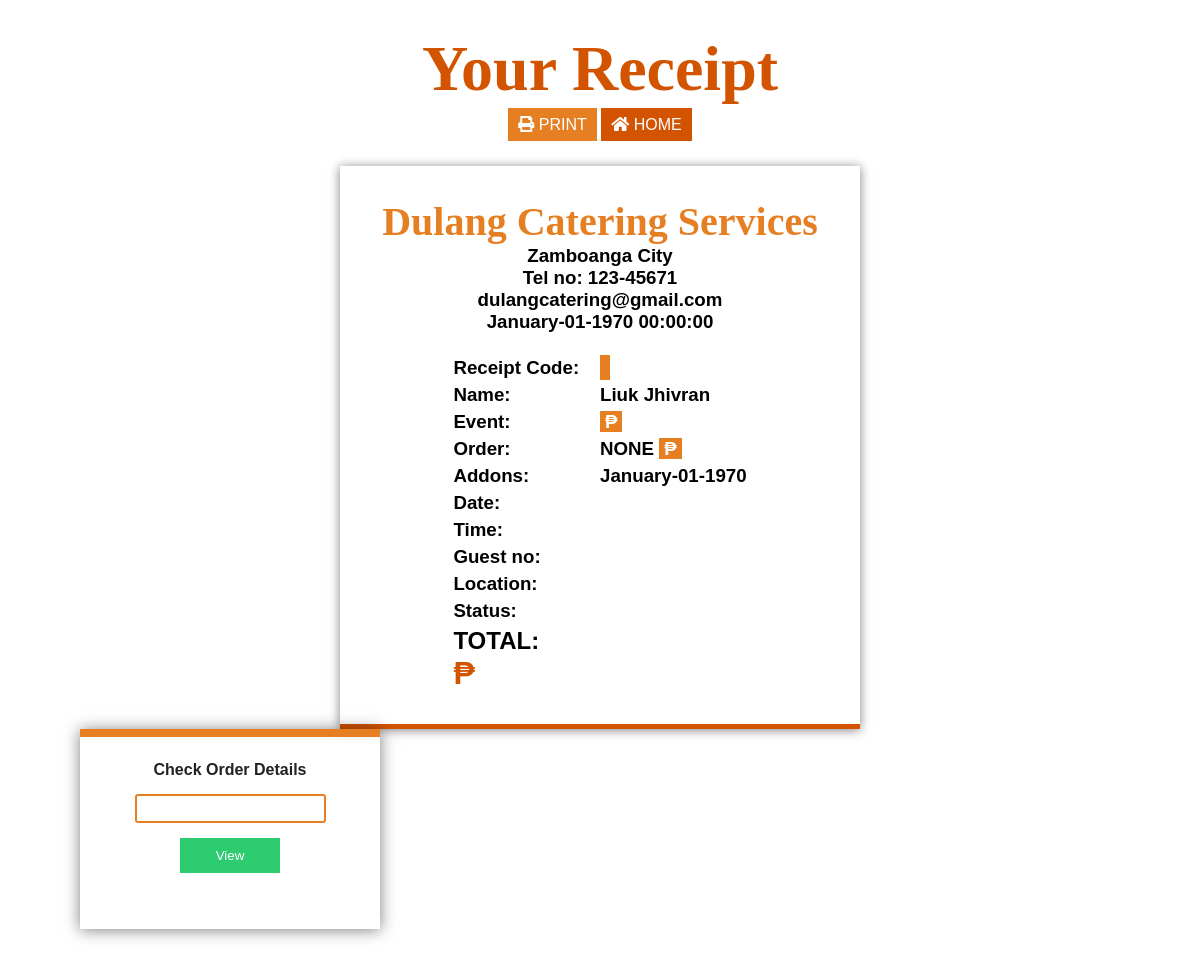
/dist/checkout.php?code=1081782 (signed in), run on an earlier commit of the app's database.
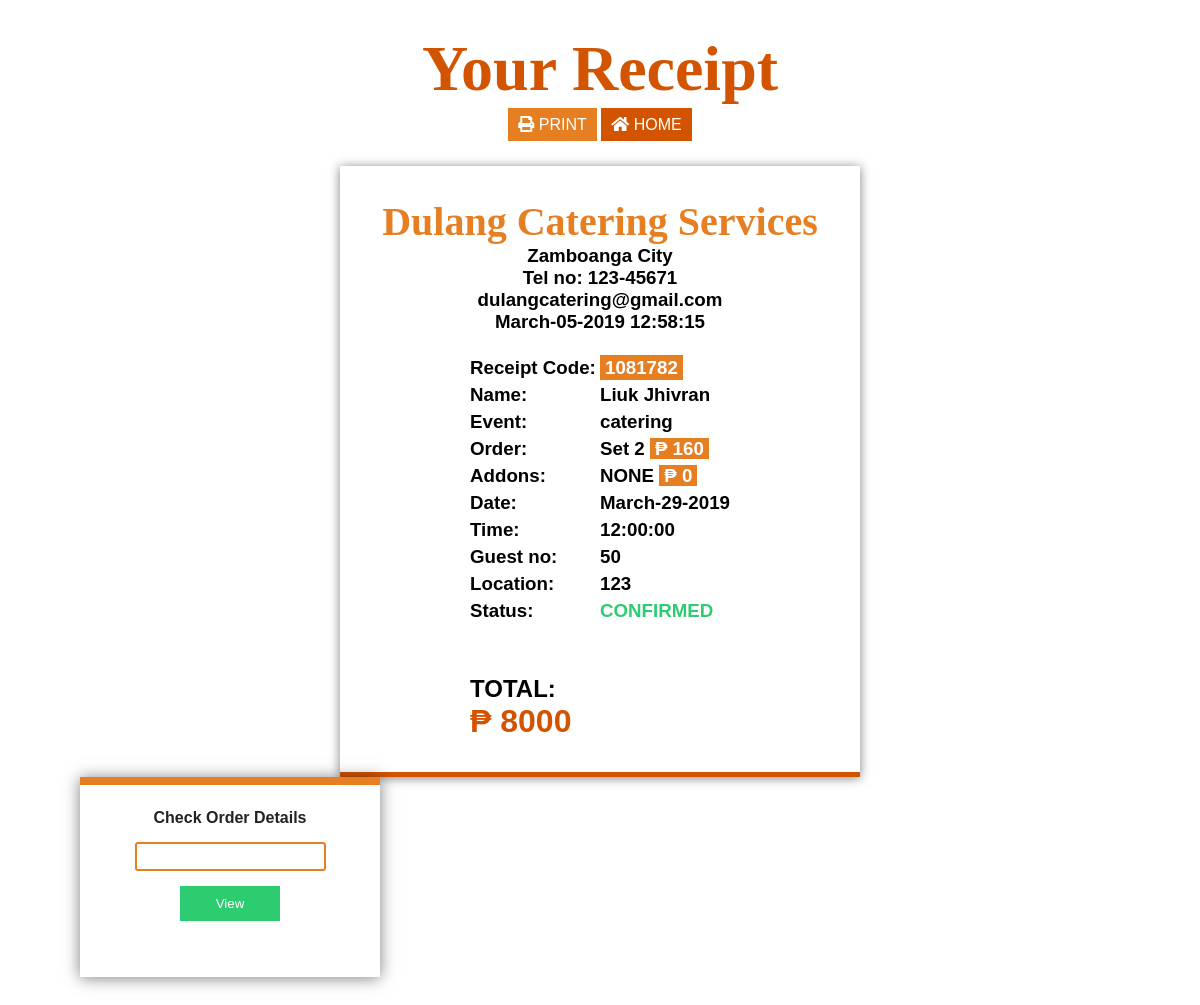
And on a later commit of the database.
### tables this page shows
CREATE TABLE `reciept` (
  `r_id` int(11) NOT NULL AUTO_INCREMENT,
  `user_id` int(11) DEFAULT NULL,
  `event` tinytext,
  `event_date` date DEFAULT NULL,
  `event_time` time DEFAULT NULL,
  `menu` tinytext,
  `menu_price` double DEFAULT NULL,
  `addon` tinytext,
  `addon_price` double DEFAULT NULL,
  `no_guest` double DEFAULT NULL,
  `datenow` timestamp NOT NULL DEFAULT CURRENT_TIMESTAMP ON UPDATE CURRENT_TIMESTAMP,
  `event_location` mediumtext,
  `total` double DEFAULT NULL,
  `status` tinytext,
  `r_code` tinytext,
  PRIMARY KEY (`r_id`)
);

### dist/checkout.php (the view, shortened to what this page needs)
<?php
if(isset($_SESSION['userId'])){
    if(isset($_GET['code'])){
        require ('scripts/database/db.php');
        $code = $_GET['code'];
        $id = $_SESSION['userId'];
        $query = "SELECT * from reciept WHERE r_code = '$code' AND user_id = '$id'";
        if($result = mysqli_query($conn, $query)){
            $row = mysqli_fetch_assoc($result);
            $type = $row['status'];
        }else{
            echo 'Error: ' . mysqli_error($conn);
        }
    } else{
        header('Location: index.php');
    }
} else {
    header('Location: login.php');
}
?>
<!DOCTYPE html>
<html lang="en">
<head>
    <link rel="stylesheet" href="css/main.css">
    <link rel="stylesheet" href="css/all.min.css">
</head>
<body id="checkout">
    <div class="c-wrapper">
        <h1 class="checkout-title">Your Receipt</h1>
        <div class="btns">
        <a href="print.php?code=<?php echo $code ?>" target="_blank" class="btn-print"><i class="fas fa-print"></i> Print</a>
        <a href="index.php"  class="btn-home"><i class="fas fa-home"></i> Home</a>
        </div>
        <div class="components">
          <div class="reciept-bg  <?php if($type == 'pending' || $type == 'Pending') echo '--pending'; ?>">
            <div class="reciept">
                <div class="reciept-info">
                    <h1 class="r-title">Dulang Catering Services</h1>
                    <h3 class="r-place">Zamboanga City</h3>
                    <h3 class="r-number">Tel no: 123-45671</h3>
                    <h3 class="r-email">dulangcatering@gmail.com</h3>
                    <h3 class="r-date"><?php echo date('F-d-Y H:i:s', strtotime($row['datenow'])); ?></h3>
                </div>
                <div class="user-info">
                    <div class="user-placeholder">
                    <h3>Receipt Code:</h3>
                    <h3>Name:</h3>
                    <h3>Event:</h3>
                    <h3>Order: </h3>
                    <h3>Addons: </h3>
                    <h3>Date: </h3>
                    <h3>Time: </h3>
                    <h3>Guest no: </h3>
                    <h3>Location: </h3>
                    <h3>Status: </h3>
                    </div>
                    <div class="user-value">
                    <h3 class="u-code"><span class="code"><?php echo $row['r_code']; ?></span></h3>
                    <h3 class="u-name"><?php echo $_SESSION['name']; ?></h3>
                    <h3 class="u-event"><?php echo $row['event']; ?></h3>
                    <h3 class="u-order"><?php echo $row['menu']; ?> <span class="price">₱ <?php echo $row['menu_price']; ?></span></h3>
                    <h3 class="u-addons"><?php if($row['addon']){ echo $row['addon'];}else {echo 'NONE';} ?> <span class="price">₱ <?php echo $row['addon_price']; ?></span></h3>
                    <h3 class="u-date"><?php echo date('F-d-Y', strtotime($row['event_date']));?></h3>
                    <h3 class="u-time"><?php echo $row['event_time']; ?></h3>
                    <h3 class="u-guest"><?php echo $row['no_guest']; ?></h3>
                    <h3 class="u-guest"><?php echo $row['event_location']; ?></h3>
                    <?php
                    if($row['status'] == 'pending' || $row['status'] == 'Pending'){
                        echo '<h3 class="u-status warn">PENDING</h3>';
                    } elseif($row['status'] == 'confirm' || $row['status'] == 'Confirm'){
                        echo '<h3 class="u-status success">CONFIRMED</h3>';
                    } elseif($row['status'] == 'cancel' || $row['status'] == 'Cancel'){
                        echo '<h3 class="u-status danger">CANCELLED</h3>';
                    }
                    ?>
                    </div>
                    <div class="total-info">
                        <div class="total-placeholder">
                            <h2>TOTAL:</h2>
                        </div>
                        <div class="total-value">
                        <h1 class="t-amount">₱ <?php echo $row['total']; ?></h1>
                        </div>
                    </div>
                </div>
            </div>
            </div>
            <div class="information">
                <div class="info-order">
                <form action="viewReciept.php" method="get">
                    <label for="order_id">Check Order Details</label>
                    <input type="text" name="code"  id="order">
                    <button class="btn-green" type="submit">View</button>
                </form>
                </div>
            </div>
         </div>
    </div>
</body>
</html>

What changed in the data, as far as the page shows it:
added reciept: datenow "March-05-2019 12:58:15", r_code "1081782", event "catering", menu "Set 2", menu_price "160", addon_price "0", event_date "March-29-2019", event_time "12:00:00", no_guest "50", event_location "123", total "8000"
Also different on the page:
date('F-d-Y H:i:s', strtotime($row['datenow'])): "January-01-1970 00:00:00" → (not shown)
date('F-d-Y', strtotime($row['event_date'])): "January-01-1970" → (not shown)
text now shown: "CONFIRMED"
